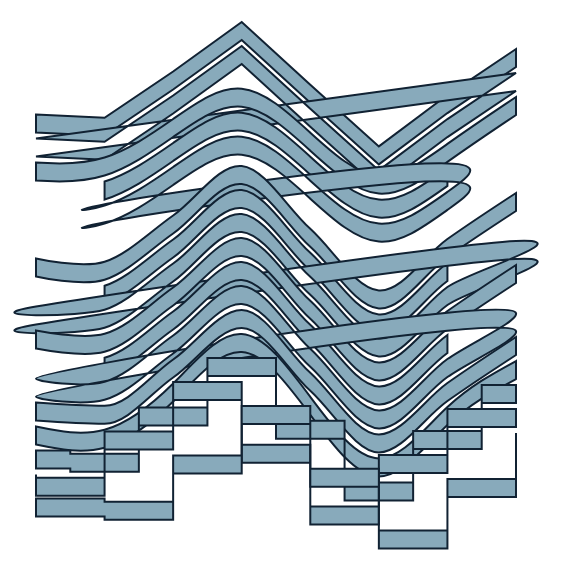

Specify this chart in Vega-Lite:
### Vega specification from a JSON file in a GitHub repository (floating-point values rounded to 4 significant figures)
{"$schema": "https://vega.github.io/schema/vega/v6.json", "width": 260, "height": 278, "padding": 5, "marks": [{"type": "area", "from": {"data": "p8"}, "encode": {"update": {"x": {"field": "x"}, "y": {"signal": "datum.y + 0"}, "y2": {"signal": "datum.y + 0 + 9"}, "interpolate": {"value": "linear"}, "fill": {"value": "#8ab"}, "stroke": {"value": "#123"}}}}, {"type": "area", "from": {"data": "p8"}, "encode": {"update": {"x": {"field": "x"}, "y": {"signal": "datum.y + 12"}, "y2": {"signal": "datum.y + 12 + 9"}, "interpolate": {"value": "linear-closed"}, "fill": {"value": "#8ab"}, "stroke": {"value": "#123"}}}}, {"type": "area", "from": {"data": "p8"}, "encode": {"update": {"x": {"field": "x"}, "y": {"signal": "datum.y + 24"}, "y2": {"signal": "datum.y + 24 + 9"}, "interpolate": {"value": "basis"}, "fill": {"value": "#8ab"}, "stroke": {"value": "#123"}}}}, {"type": "area", "from": {"data": "p8"}, "encode": {"update": {"x": {"field": "x"}, "y": {"signal": "datum.y + 36"}, "y2": {"signal": "datum.y + 36 + 9"}, "interpolate": {"value": "basis-open"}, "fill": {"value": "#8ab"}, "stroke": {"value": "#123"}}}}, {"type": "area", "from": {"data": "p8"}, "encode": {"update": {"x": {"field": "x"}, "y": {"signal": "datum.y + 48"}, "y2": {"signal": "datum.y + 48 + 9"}, "interpolate": {"value": "basis-closed"}, "fill": {"value": "#8ab"}, "stroke": {"value": "#123"}}}}, {"type": "area", "from": {"data": "p8"}, "encode": {"update": {"x": {"field": "x"}, "y": {"signal": "datum.y + 72"}, "y2": {"signal": "datum.y + 72 + 9"}, "interpolate": {"value": "cardinal"}, "fill": {"value": "#8ab"}, "stroke": {"value": "#123"}}}}, {"type": "area", "from": {"data": "p8"}, "encode": {"update": {"x": {"field": "x"}, "y": {"signal": "datum.y + 84"}, "y2": {"signal": "datum.y + 84 + 9"}, "interpolate": {"value": "cardinal-open"}, "fill": {"value": "#8ab"}, "stroke": {"value": "#123"}}}}, {"type": "area", "from": {"data": "p8"}, "encode": {"update": {"x": {"field": "x"}, "y": {"signal": "datum.y + 96"}, "y2": {"signal": "datum.y + 96 + 9"}, "interpolate": {"value": "cardinal-closed"}, "fill": {"value": "#8ab"}, "stroke": {"value": "#123"}}}}, {"type": "area", "from": {"data": "p8"}, "encode": {"update": {"x": {"field": "x"}, "y": {"signal": "datum.y + 108"}, "y2": {"signal": "datum.y + 108 + 9"}, "interpolate": {"value": "catmull-rom"}, "fill": {"value": "#8ab"}, "stroke": {"value": "#123"}}}}, {"type": "area", "from": {"data": "p8"}, "encode": {"update": {"x": {"field": "x"}, "y": {"signal": "datum.y + 120"}, "y2": {"signal": "datum.y + 120 + 9"}, "interpolate": {"value": "catmull-rom-open"}, "fill": {"value": "#8ab"}, "stroke": {"value": "#123"}}}}, {"type": "area", "from": {"data": "p8"}, "encode": {"update": {"x": {"field": "x"}, "y": {"signal": "datum.y + 132"}, "y2": {"signal": "datum.y + 132 + 9"}, "interpolate": {"value": "catmull-rom-closed"}, "fill": {"value": "#8ab"}, "stroke": {"value": "#123"}}}}, {"type": "area", "from": {"data": "p8"}, "encode": {"update": {"x": {"field": "x"}, "y": {"signal": "datum.y + 144"}, "y2": {"signal": "datum.y + 144 + 9"}, "interpolate": {"value": "monotone"}, "fill": {"value": "#8ab"}, "stroke": {"value": "#123"}}}}, {"type": "area", "from": {"data": "p8"}, "encode": {"update": {"x": {"field": "x"}, "y": {"signal": "datum.y + 156"}, "y2": {"signal": "datum.y + 156 + 9"}, "interpolate": {"value": "natural"}, "fill": {"value": "#8ab"}, "stroke": {"value": "#123"}}}}, {"type": "area", "from": {"data": "p8"}, "encode": {"update": {"x": {"field": "x"}, "y": {"signal": "datum.y + 168"}, "y2": {"signal": "datum.y + 168 + 9"}, "interpolate": {"value": "step"}, "fill": {"value": "#8ab"}, "stroke": {"value": "#123"}}}}, {"type": "area", "from": {"data": "p8"}, "encode": {"update": {"x": {"field": "x"}, "y": {"signal": "datum.y + 180"}, "y2": {"signal": "datum.y + 180 + 9"}, "interpolate": {"value": "step-before"}, "fill": {"value": "#8ab"}, "stroke": {"value": "#123"}}}}, {"type": "area", "from": {"data": "p8"}, "encode": {"update": {"x": {"field": "x"}, "y": {"signal": "datum.y + 192"}, "y2": {"signal": "datum.y + 192 + 9"}, "interpolate": {"value": "step-after"}, "fill": {"value": "#8ab"}, "stroke": {"value": "#123"}}}}], "data": [{"name": "p8", "values": [{"x": 0.0, "y": 52.28, "g": true}, {"x": 34.29, "y": 53.89, "g": true}, {"x": 68.57, "y": 30.75, "g": true}, {"x": 102.9, "y": 6.027, "g": false}, {"x": 137.1, "y": 37.42, "g": true}, {"x": 171.4, "y": 68.2, "g": true}, {"x": 205.7, "y": 42.53, "g": true}, {"x": 240.0, "y": 19.5, "g": true}]}]}
